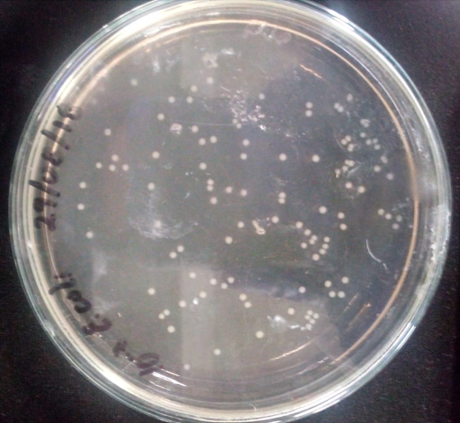
#> input picture Proyecto/res/ecoli-1.png, 460 x 423 px
$ jupyter execute 'Desarrollo de la solución.ipynb'   (shell and % lines are left out)
#> lines starting #> are read from the running program, lines starting #| are printed output that depends on the picture
# CONTEO DE COLONIAS BACTERIANAS DESDE UN ENFOQUE MACROSCÓPICO
---

Este notebook contiene el desarrollo de la solución basada en visión artificial que se busca implementar para automatizar el conteo de colonias bacterianas cultivadas en placas de agar.

## 1. Proceso de Adquisición

Inicialmente, se tomaron las siguientes imágenes como muestra del conjunto de imágenes típicas que se usarían como entrada del sistema de visión artificial. Estas imágenes contienen un cultivo de bacterias E.Coli en diferentes etapas de crecimiento y se muestran a continuación:

[cell 1]
#Importación de librerías

import numpy as np
import cv2
import matplotlib.pyplot as plt

#Lectura de las imágenes a color
img1 = cv2.imread("res/ecoli-1.png", cv2.COLOR_BGR2RGB)
#> img1 is the input picture: shape (423, 460, 3); mean B, G, R 124.4, 122.3, 126.5
img2 = cv2.imread("res/ecoli-2.png", cv2.COLOR_BGR2RGB)
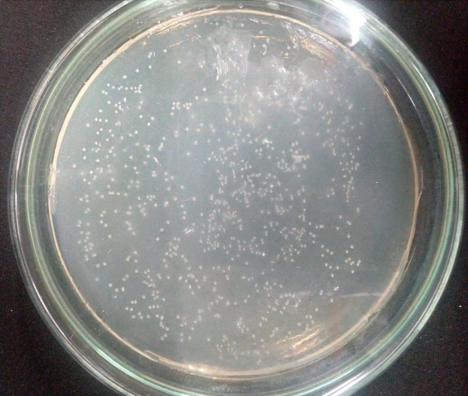
#> input picture Proyecto/res/ecoli-2.png, 468 x 396 px
#> img2 is the input picture: shape (396, 468, 3); mean B, G, R 134, 136.6, 135.4
img3 = cv2.imread("res/ecoli-3.png", cv2.COLOR_BGR2RGB)
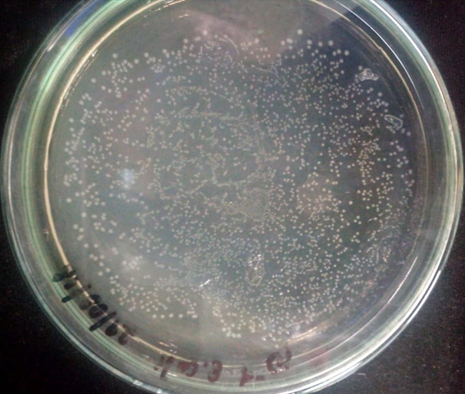
#> input picture Proyecto/res/ecoli-3.png, 465 x 394 px
#> img3 is the input picture: shape (394, 465, 3); mean B, G, R 110.7, 112.9, 113.1


#Mostrar imágenes y sus histogramas asociados
colors = ('r','g','b')

fig, arreglo_plots = plt.subplots(3,2, figsize=(15, 15))

fig.suptitle('Colonias de bacterias E.Coli', fontsize=20)


arreglo_plots[0,0].set_title('Etapa 1')
arreglo_plots[0,0].imshow(img1, cmap="gray")
arreglo_plots[0,1].set_title('Histograma')
for i,col in enumerate(colors):
    img_array_i = img1[:,:,i].ravel()
    arreglo_plots[0,1].hist(img_array_i,histtype='step', bins=255,
                            range=(0.0, 255.0),density=True, color=colors[i])

arreglo_plots[1,0].set_title('Etapa 2')
arreglo_plots[1,0].imshow(img2, cmap="gray")
arreglo_plots[1,1].set_title('Histograma')
for i,col in enumerate(colors):
    img_array_i = img2[:,:,i].ravel()
    arreglo_plots[1,1].hist(img_array_i,histtype='step', bins=255,
                            range=(0.0, 255.0),density=True, color=colors[i])

arreglo_plots[2,0].set_title('Etapa 3')
arreglo_plots[2,0].imshow(img3, cmap="gray")
arreglo_plots[2,1].set_title('Histograma')
for i,col in enumerate(colors):
    img_array_i = img3[:,:,i].ravel()
    arreglo_plots[2,1].hist(img_array_i,histtype='step', bins=255,
                            range=(0.0, 255.0),density=True, color=colors[i])
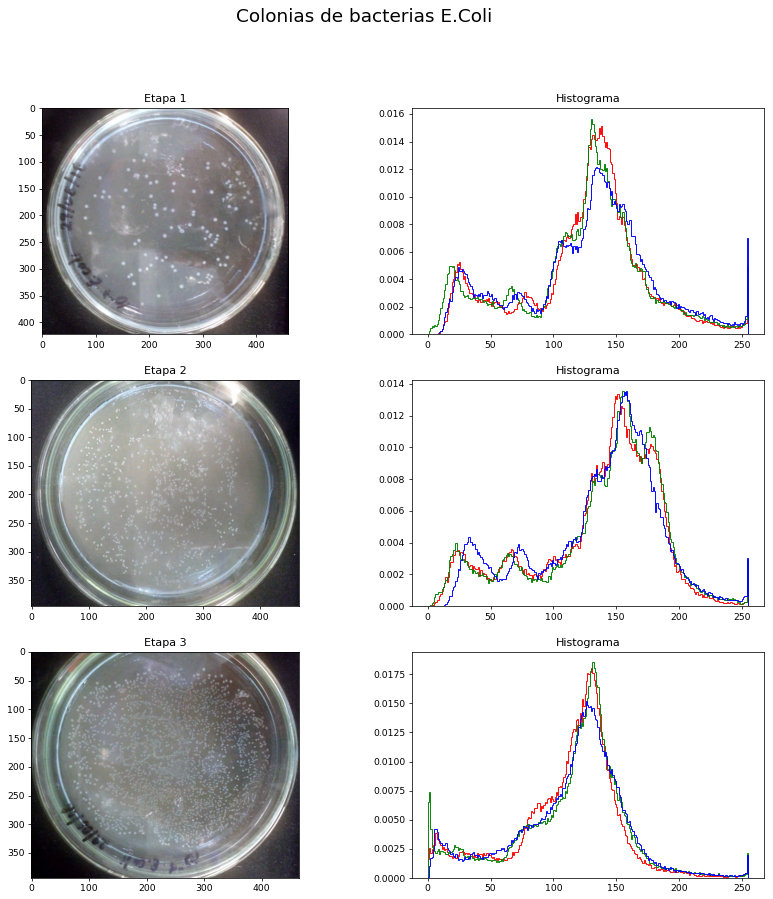
#> figure drawn by matplotlib, 6 panels; B, G, R data is drawn as R, G, B

De los histogramas obtenidos se puede observar que en las tres imágenes se presenta un bajo contraste, y este es más bajo a cuando presentan más bacterias en la placa, ya que tanto el nivel de luminosidad como el de oscuridad bajan a medida que crece la colonia.

A continuación se exploran diferentes canales de color en los espacios RGB y CMY para tener una idea inicial de cuál canal facilitaría el manejo del contraste antes de realizar el pre-procesamiento de la imagen. Se hace el análisis con la imagen número 3, ya que es el caso que  presenta mayor complejidad al momento de realizar el análisis.

*Nota:* Se descartaron los espacios de color YIQ y YUB debido a que la extracción de estos canales generaba una pérdida de información para este caso.

[cell 2]
#Aquí se descompone cada canal de la imagen
img_R = img3[:,:,0]
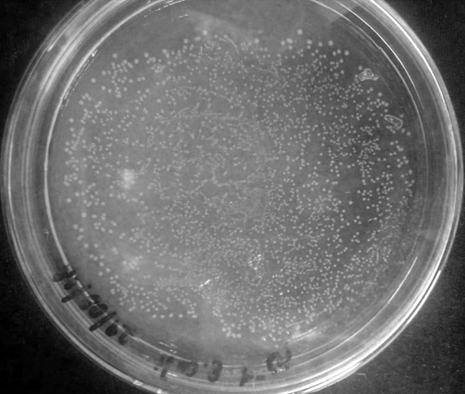
#> img_R: shape (394, 465); min 0, max 255, mean 110.7
img_G = img3[:,:,1]
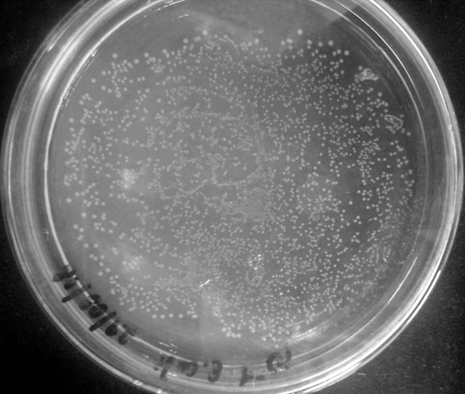
#> img_G: shape (394, 465); min 0, max 255, mean 112.9
img_B = img3[:,:,2]

#Se obtiene cada canal del espacio CMY con una transformación lineal
#a los canales R, G y B
img_C = 255 - img3[:,:,0]
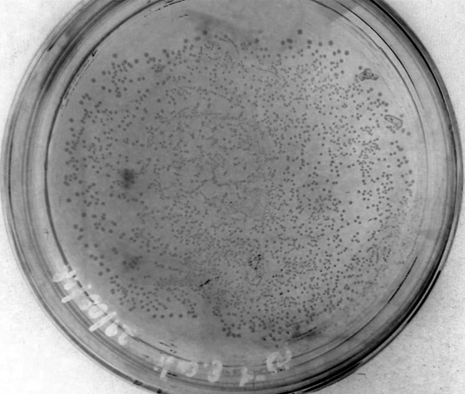
#> img_C: shape (394, 465); min 0, max 255, mean 144.3
img_M = 255 - img3[:,:,1]
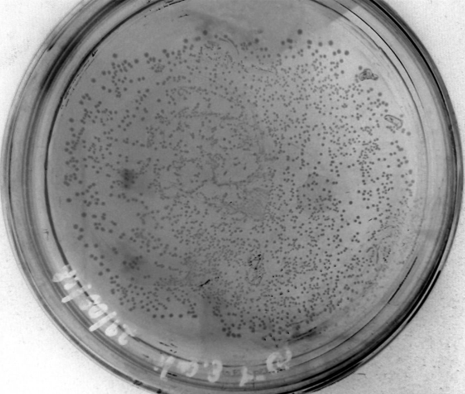
#> img_M: shape (394, 465); min 0, max 255, mean 142.1
img_Y = 255 - img3[:,:,2]

#Se crea un subplot de 4x3, para mostrar las imágenes y compararlas.
fig, ((ax1, ax2, ax3), (ax4, ax5, ax6), (ax7, ax8, ax9), (ax10, ax11, ax12)) = plt.subplots(4,3, figsize=(15, 15))
fig.suptitle('RBG vs CMY', fontsize=20)
ax1.set_title('Canal R del RGB')
ax1.imshow(img_R, cmap='gray')
ax2.set_title('Canal G del RGB')
ax2.imshow(img_G, cmap='gray')
ax3.set_title('Canal B del RGB')
ax3.imshow(img_B, cmap='gray')
ax4.set_title('Canal C del CMY')
ax4.imshow(img_C, cmap='gray')
ax5.set_title('Canal M del CMY')
ax5.imshow(img_G, cmap='gray')
ax6.set_title('Canal Y del CMY')
ax6.imshow(img_B, cmap='gray')
ax7.set_title('Canal R del RGB')
ax7.imshow(img_R, cmap='Reds')
ax8.set_title('Canal G del RGB')
ax8.imshow(img_G, cmap='Greens')
ax9.set_title('Canal B del RGB')
ax9.imshow(img_B, cmap='Blues')
ax10.set_title('Canal C del CMY')
ax10.imshow(img_C, cmap='GnBu')
ax11.set_title('Canal M del CMY')
ax11.imshow(img_G, cmap='RdPu')
ax12.set_title('Canal Y del CMY')
ax12.imshow(img_B, cmap='YlOrBr')
